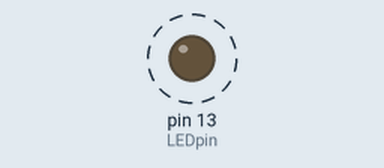
Bench run of a sketch on a simulated Arduino Uno, built with avr-gcc and run on an emulated ATmega328P. On the bench: output pins drawn as LEDs (lit = HIGH). Dashed ring = blinking. What the sketch prints to the serial monitor is not drawn.

Above: at 0.5 s.
Timing chart, 0 to 3.0 s (numbered marks = the images above):
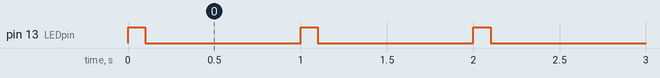

Measured:
- by itself, pin 13 (LEDpin): alternates HIGH for 0.10 s and LOW for 0.90 s

The sketch:

ArduinoSerial_ArduinoSketch.ino
```cpp
// Arduino and Visual Basic: Receiving Data From the Arduino
// A simple example of receiving data from an Arduino
//
// Sends the string "1234" out over serial every second

byte LEDpin = 13;

void setup()
{
     pinMode(LEDpin, OUTPUT);
     Serial.begin(9600);
}

void loop()
{
     Serial.println("TESTINGG");
     digitalWrite(LEDpin,HIGH);
     delay(100);
     digitalWrite(LEDpin,LOW);
     delay(900);
}
```
